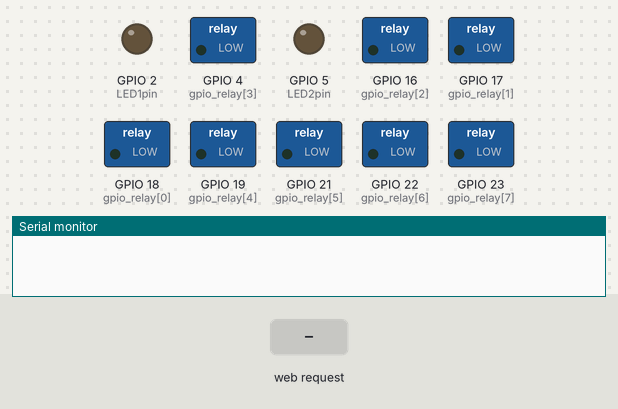
This sketch was run on a simulated ESP32. Shown: switched loads named in the sketch (green lamp = pin HIGH), output pins drawn as LEDs (lit = HIGH), the last lines printed to the serial monitor. Inputs (shaded band) come from the test bench. WiFi joins after 1.5 s; servers stay silent unless stated.

Above: at 0.1 s.
At 3.8 s:
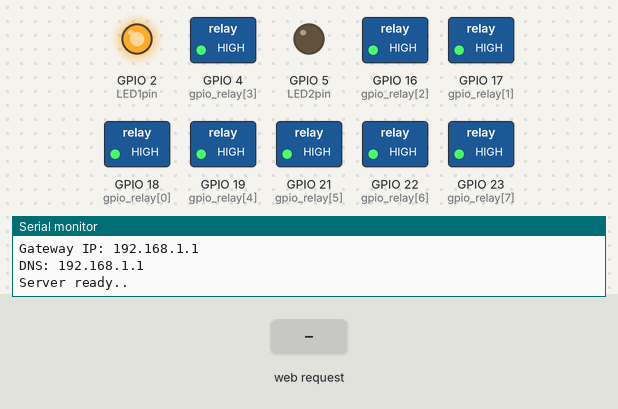
3.9 s: HTTP request GET / received
At 4.9 s:
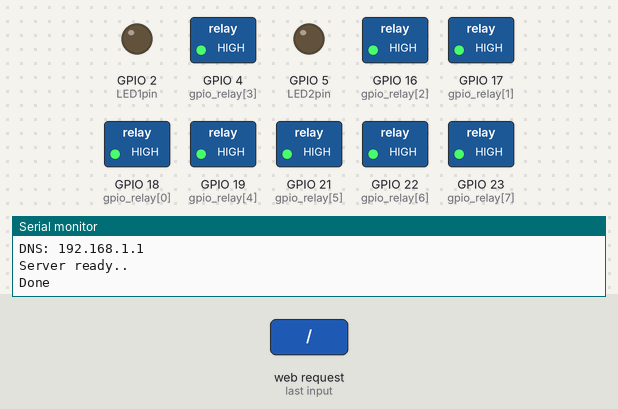
Timing chart, 0 to 11.4 s (numbered marks = the images above; inputs shaded):
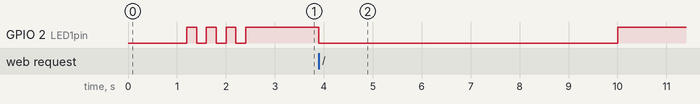

The sketch:

Terminal_Relay_ESP32.ino
```cpp
#include <WiFi.h>
#include <WebServer.h>

//**************************************************
// Nodi utilizzati:
//**************************************************
// 21   ESP8266   Relay    Luci esterne
//**************************************************

WebServer server(80);

// Setup IP
IPAddress local_IP(192, 168, 1, 21);
IPAddress gateway(192, 168, 1, 1);
IPAddress subnet(255, 255, 255, 0);

// Replace with your network credentials
const char* ssid = "PistoniHome";
const char* password = "giaco1iren1dario";

uint8_t LED1pin = 2;
bool LED1status = LOW;

uint8_t LED2pin = 5;
bool LED2status = LOW;

// RELAY ("L1".."L8") su ESP32 come da schema [IO-ESP32-30-Relay]
const int gpio_relay[8] = { 18, 17, 16, 4, 19, 21, 22, 23  };
int relay[8];


// TIMING
unsigned long last_io = millis();
unsigned long ledValue = 0;

//declare reset function @ address 0
void(*resetFunc) (void) = 0;

void handleRoot();
void handleNotFound();

void setup(void)
{
  Serial.begin(115200);
  delay(1000);

  // Init
  pinMode(LED1pin, OUTPUT);
  pinMode(LED2pin, OUTPUT);

  // Init Relay
  for (int i = 0; i < 8; i++)
  {
    relay[i] = 0;
    pinMode(gpio_relay[i], OUTPUT);
    digitalWrite(gpio_relay[i], !relay[i]);
  };

  // Setup Connessione
  if (!WiFi.config(local_IP, gateway, subnet))
  {
    Serial.println("STA Failed to configure");
  }
  Serial.println("Connecting to single wifi..");

  // Wait for multiple connection
  Serial.print("Try to Connect to WIFI");
  Serial.println(ssid);
  WiFi.begin(ssid, password);

  unsigned long tout = millis() + 10000;
  while (WiFi.status() != WL_CONNECTED && millis() < tout)
  {
    Serial.print(".");
    digitalWrite(LED1pin, LOW);
    delay(200);
    digitalWrite(LED1pin, HIGH);
    delay(200);
  }

  Serial.println("");
  Serial.println("WiFi connected!");
  Serial.print(ssid);
  Serial.print("IP address: ");
  Serial.println(WiFi.localIP());
  Serial.print("ESP Mac Address: ");
  Serial.println(WiFi.macAddress());
  Serial.print("Subnet Mask: ");
  Serial.println(WiFi.subnetMask());
  Serial.print("Gateway IP: ");
  Serial.println(WiFi.gatewayIP());
  Serial.print("DNS: ");
  Serial.println(WiFi.dnsIP());

  //risponditore
  server.on("/", HTTP_GET, handleRoot);

  //risponditore
  server.on("/inline", HTTP_GET, []() {
    server.send(200, "text/plain", "this works as well");
  });

  //risponditore not found
  server.onNotFound(handleNotFound);

  server.begin();
  Serial.println("Server ready..");
}


unsigned long currentTime = millis();
unsigned long previousTime = 0;
const long timeoutTime = 2000;
static unsigned long last_act = 0;


void loop(void)
{
  server.handleClient();

  //Watchdog restart
  if ( (millis() - last_io) > (1000 * 60 * 60) ) // 60 minutes
  {
    Serial.print(millis() / 1000.0);
    Serial.println("RESET INACTIVITY");
    resetFunc();
  }

  if (WiFi.status() != WL_CONNECTED)
  {
    Serial.print(millis() / 1000.0);
    Serial.println("RESET WIFI DISCONNECTED");
    resetFunc();
  }

  if ( millis() % 10000 == 0)
  {
    digitalWrite(LED1pin, ledValue);
    ledValue = !ledValue;
  }
}

//***************************************************************************
void handleRoot()
{
  //Lista dei comandi accettati
  for (uint8_t i = 0; i < server.args(); i++)
  {
    String sname = server.argName(i);
    int value = server.arg(i).toInt();

    if ( sname == "L1" ) relay[0] = value;
    if ( sname == "L2" ) relay[1] = value;
    if ( sname == "L3" ) relay[2] = value;
    if ( sname == "L4" ) relay[3] = value;
    if ( sname == "L5" ) relay[4] = value;
    if ( sname == "L6" ) relay[5] = value;
    if ( sname == "L7" ) relay[6] = value;
    if ( sname == "L8" ) relay[7] = value;
  }

  // Update Relay
  for (int i = 0; i < 8; i++)
  {
    if (gpio_relay[i] > 0)  digitalWrite(gpio_relay[i], !relay[i]);
  };

  String message = "Done\n\n";
  for (uint8_t i = 0; i < server.args(); i++)
  {
    message += " " + server.argName(i) + ": " + server.arg(i) + "\n";
  }
  server.send(200, "text/plain", message);

  Serial.println(message);
  digitalWrite(LED1pin, ledValue);
  ledValue = !ledValue;
}

//***************************************************************************
void handleNotFound()
{
  String message = "File Not Found\n\n";
  message += "URI: ";
  message += server.uri();
  message += "\nMethod: ";
  message += (server.method() == HTTP_GET) ? "GET" : "POST";
  message += "\nArguments: ";
  message += server.args();
  message += "\n";
  for (uint8_t i = 0; i < server.args(); i++)
  {
    message += " " + server.argName(i) + ": " + server.arg(i) + "\n";
  }
  server.send(404, "text/plain", message);

  Serial.println(server.uri());
  digitalWrite(LED1pin, ledValue);
  ledValue = !ledValue;
}
```

Measured:
- after the input at 3.9 s, GPIO 2 (LED1pin): HIGH → LOW at once, → HIGH 6.1 s later
